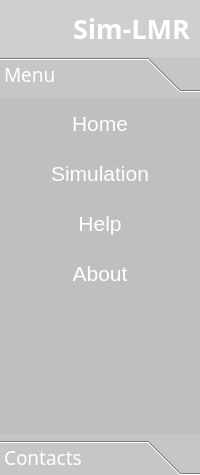
    <widget class="QFrame" name="left_container">
     <property name="maximumSize">
      <size>
       <width>250</width>
       <height>16777215</height>
      </size>
     </property>
     <property name="styleSheet">
      <string notr="true">border: none;
    color: rgb(255, 255, 255);
background-color: rgb(185, 185, 185,80);


</string>
     </property>
     <property name="frameShape">
      <enum>QFrame::StyledPanel</enum>
     </property>
     <property name="frameShadow">
      <enum>QFrame::Raised</enum>
     </property>
     <layout class="QVBoxLayout" name="verticalLayout_2" stretch="0,0">
      <property name="spacing">
       <number>0</number>
      </property>
      <property name="leftMargin">
       <number>0</number>
      </property>
      <property name="topMargin">
       <number>0</number>
      </property>
      <property name="rightMargin">
       <number>0</number>
      </property>
      <property name="bottomMargin">
       <number>0</number>
      </property>
      <item>
       <widget class="QFrame" name="frame">
        <property name="styleSheet">
         <string notr="true">    color: rgb(255, 255, 255);
background-color: rgb(185, 185, 185,80);</string>
        </property>
        <property name="frameShape">
         <enum>QFrame::StyledPanel</enum>
        </property>
        <property name="frameShadow">
         <enum>QFrame::Raised</enum>
        </property>
        <layout class="QHBoxLayout" name="horizontalLayout_4">
         <property name="spacing">
          <number>6</number>
         </property>
         <property name="leftMargin">
          <number>10</number>
         </property>
         <property name="topMargin">
          <number>10</number>
         </property>
         <property name="rightMargin">
          <number>10</number>
         </property>
         <property name="bottomMargin">
          <number>10</number>
         </property>
         <item>
          <widget class="QLabel" name="label_3">
           <property name="maximumSize">
            <size>
             <width>80</width>
             <height>50</height>
            </size>
           </property>
           <property name="styleSheet">
            <string notr="true">background:transparent;</string>
           </property>
           <property name="text">
            <string/>
           </property>
           <property name="pixmap">
            <pixmap resource="icons_.qrc">:/icons/icons/LOGO.png</pixmap>
           </property>
           <property name="scaledContents">
            <bool>true</bool>
           </property>
           <property name="wordWrap">
            <bool>false</bool>
           </property>
          </widget>
         </item>
         <item>
          <widget class="QLabel" name="label_5">
           <property name="font">
            <font>
             <family>Segoe UI Semibold</family>
             <pointsize>16</pointsize>
             <weight>75</weight>
             <bold>true</bold>
            </font>
           </property>
           <property name="styleSheet">
            <string notr="true">background:transparent;</string>
           </property>
           <property name="text">
            <string>&lt;html&gt;&lt;head/&gt;&lt;body&gt;&lt;p&gt;&lt;span style=&quot; font-size:20pt; color:#ffffff;&quot;&gt;Sim-LMR&lt;/span&gt;&lt;/p&gt;&lt;/body&gt;&lt;/html&gt;</string>
           </property>
          </widget>
         </item>
        </layout>
       </widget>
      </item>
      <item>
       <widget class="QFrame" name="frame_2">
        <property name="styleSheet">
         <string notr="true">    color: rgb(255, 255, 255);
background-color: rgb(185, 185, 185,100);</string>
        </property>
        <property name="frameShape">
         <enum>QFrame::StyledPanel</enum>
        </property>
        <property name="frameShadow">
         <enum>QFrame::Raised</enum>
        </property>
        <layout class="QVBoxLayout" name="verticalLayout_3">
         <property name="spacing">
          <number>0</number>
         </property>
         <property name="leftMargin">
          <number>0</number>
         </property>
         <property name="topMargin">
          <number>0</number>
         </property>
         <property name="rightMargin">
          <number>0</number>
         </property>
         <property name="bottomMargin">
          <number>0</number>
         </property>
         <item>
          <widget class="QToolBox" name="toolBox">
           <property name="font">
            <font>
             <family>Ubuntu Condensed</family>
             <pointsize>14</pointsize>
            </font>
           </property>
           <property name="styleSheet">
            <string notr="true">QPushButton{

    color: rgb(255, 255, 255);
background: transparent;

}
QPushButton:hover{

	background-color: rgb(153, 193, 241);


}</string>
           </property>
           <property name="currentIndex">
            <number>0</number>
           </property>
           <widget class="QWidget" name="menu">
            <property name="geometry">
             <rect>
              <x>0</x>
              <y>0</y>
              <width>218</width>
              <height>638</height>
             </rect>
            </property>
            <property name="font">
             <font>
              <family>Ubuntu Condensed</family>
              <pointsize>14</pointsize>
             </font>
            </property>
            <property name="styleSheet">
             <string notr="true"/>
            </property>
            <attribute name="label">
             <string>Menu</string>
            </attribute>
            <layout class="QVBoxLayout" name="verticalLayout_4">
             <property name="spacing">
              <number>0</number>
             </property>
             <property name="leftMargin">
              <number>0</number>
             </property>
             <property name="topMargin">
              <number>0</number>
             </property>
             <property name="rightMargin">
              <number>0</number>
             </property>
             <property name="bottomMargin">
              <number>0</number>
             </property>
             <item>
              <widget class="QPushButton" name="home_btn">
               <property name="minimumSize">
                <size>
                 <width>0</width>
                 <height>50</height>
                </size>
               </property>
               <property name="font">
                <font>
                 <family>Ubuntu</family>
                 <pointsize>16</pointsize>
                </font>
               </property>
               <property name="cursor">
                <cursorShape>PointingHandCursor</cursorShape>
               </property>
               <property name="styleSheet">
                <string notr="true"/>
               </property>
               <property name="text">
                <string>Home</string>
               </property>
               <property name="icon">
                <iconset resource="icons_.qrc">
                 <normaloff>:/icons/icons/casa.png</normaloff>:/icons/icons/casa.png</iconset>
               </property>
               <property name="iconSize">
                <size>
                 <width>22</width>
                 <height>22</height>
                </size>
               </property>
              </widget>
             </item>
             <item>
              <widget class="QPushButton" name="simulation_btn">
               <property name="minimumSize">
                <size>
                 <width>0</width>
                 <height>50</height>
                </size>
               </property>
               <property name="font">
                <font>
                 <family>Ubuntu</family>
                 <pointsize>16</pointsize>
                </font>
               </property>
               <property name="cursor">
                <cursorShape>PointingHandCursor</cursorShape>
               </property>
               <property name="text">
                <string>Simulation</string>
               </property>
               <property name="icon">
                <iconset resource="icons_.qrc">
                 <normaloff>:/icons/icons/configuracoes.png</normaloff>:/icons/icons/configuracoes.png</iconset>
               </property>
               <property name="iconSize">
                <size>
                 <width>22</width>
                 <height>22</height>
                </size>
               </property>
              </widget>
             </item>
             <item>
              <widget class="QPushButton" name="help_btn">
               <property name="minimumSize">
                <size>
                 <width>0</width>
                 <height>50</height>
                </size>
               </property>
               <property name="font">
                <font>
                 <family>Ubuntu</family>
                 <pointsize>16</pointsize>
                </font>
               </property>
               <property name="cursor">
                <cursorShape>PointingHandCursor</cursorShape>
               </property>
               <property name="text">
                <string>Help</string>
               </property>
               <property name="icon">
                <iconset resource="icons_.qrc">
                 <normaloff>:/icons/icons/help.png</normaloff>:/icons/icons/help.png</iconset>
               </property>
               <property name="iconSize">
                <size>
                 <width>22</width>
                 <height>22</height>
                </size>
               </property>
              </widget>
             </item>
             <item>
              <widget class="QPushButton" name="About_btn">
               <property name="minimumSize">
                <size>
                 <width>0</width>
                 <height>50</height>
                </size>
               </property>
               <property name="font">
                <font>
                 <family>Ubuntu</family>
                 <pointsize>16</pointsize>
                </font>
               </property>
               <property name="cursor">
                <cursorShape>PointingHandCursor</cursorShape>
               </property>
               <property name="text">
                <string>About</string>
               </property>
               <property name="icon">
                <iconset resource="icons_.qrc">
                 <normaloff>:/icons/icons/livro.png</normaloff>:/icons/icons/livro.png</iconset>
               </property>
               <property name="iconSize">
                <size>
                 <width>22</width>
                 <height>22</height>
                </size>
               </property>
              </widget>
             </item>
             <item>
              <spacer name="verticalSpacer">
               <property name="orientation">
                <enum>Qt::Vertical</enum>
               </property>
               <property name="sizeHint" stdset="0">
                <size>
                 <width>20</width>
                 <height>449</height>
                </size>
               </property>
              </spacer>
             </item>
            </layout>
           </widget>
           <widget class="QWidget" name="contacts">
            <property name="geometry">
             <rect>
              <x>0</x>
              <y>0</y>
              <width>218</width>
              <height>638</height>
             </rect>
            </property>
            <attribute name="label">
             <string>Contacts</string>
            </attribute>
           </widget>
          </widget>
         </item>
        </layout>
       </widget>
      </item>
     </layout>
    </widget>
